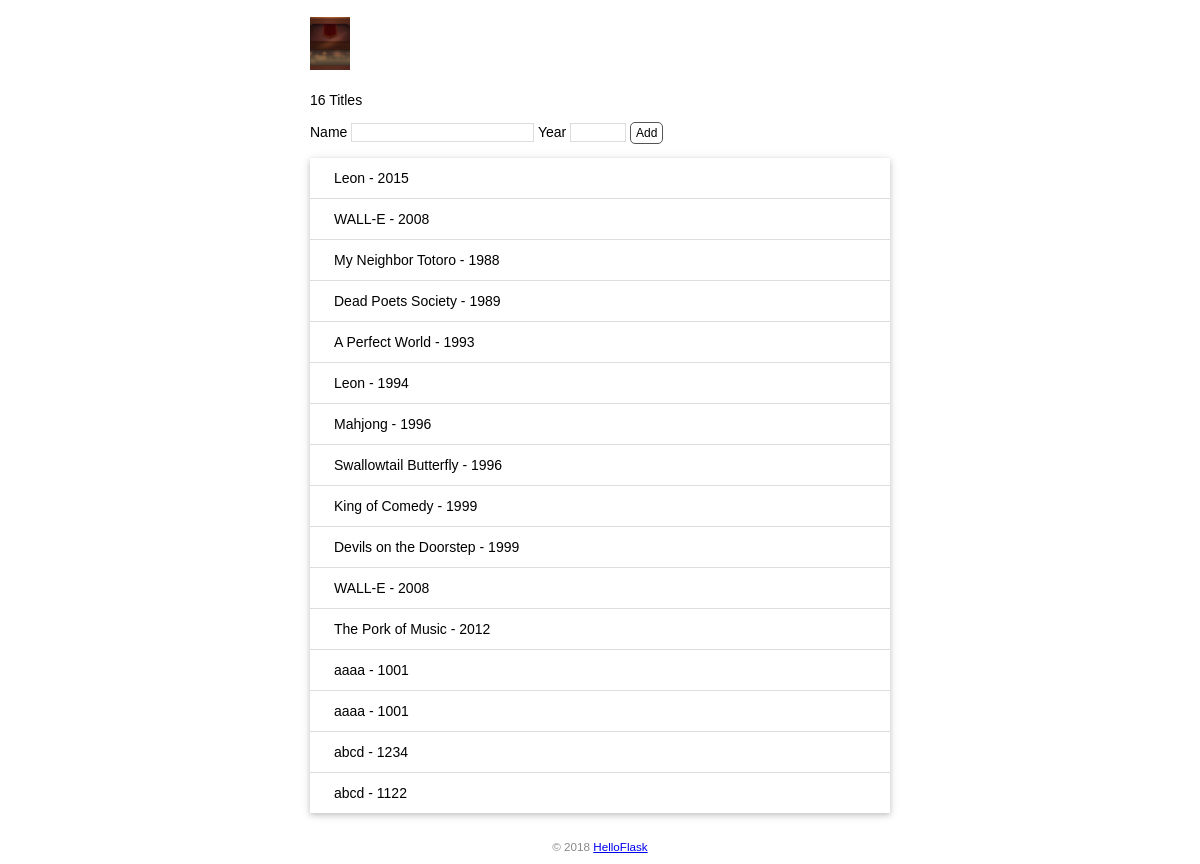
The app's page /index/ with its own data.
### app.py (models this page shows)
class Movie(db.Model):
    id = db.Column(db.Integer, primary_key=True)
    title = db.Column(db.String(60))
    year = db.Column(db.String(4))

### app.py (the view, shortened to what this page needs)
@app.route('/index/', methods=['GET', 'POST'])
def index():
    movies = Movie.query.all()
    return render_template('index.html', movies=movies)

### templates/index.html (shortened to what this page needs)
<!DOCTYPE html>
<html lang="en">
<head>
	<link rel="stylesheet" href="{{ url_for('static', filename='style.css') }}" type="text/css">
</head>
<body>
	<h2>
		<img alt="Avatar" class="avatar" src="{{ url_for('static', filename='image/test.jpg')}}">
	</h2>
	<p>{{movies|length}} Titles</p>
	<form method="post">
		Name <input type="text" name="title" autocomplete="off" required>
		Year <input type="text" name="year" autocomplete="off" required>
		<input type="submit" class="btn" name="submit" value="Add">
	</form>
	<ul class="movie-list">
		{% for movie in movies %}
		<li>{{movie.title}} - {{movie.year}} </li>
		{% endfor %}
	</ul>
	<footer>
		<small>&copy; 2018 <a href="www.baidu.com">HelloFlask</a></small>
	</footer>
</body>
</html>

### static/style.css (style rules this page uses)
body { margin: auto; max-width: 580px; font-size: 14px; font-family: Helvetica, Arial, sans-serif; }
footer { color: #888; margin-top: 15px; text-align: center; padding: 10px; }
input[type=submit] { font-family: inherit; }
input[type=text] { border: 1px solid #ddd; }
input[name=year] { width: 50px; }
.btn { font-size: 12px; padding: 3px 5px; text-decoration: none; cursor: pointer; background-color: white; color: black; border: 1px solid #555555; border-radius: 5px; }
.avatar { width: 40px; }
.movie-list { list-style-type: none; padding: 0; margin-bottom: 10px; box-shadow: 0 2px 5px 0 rgba(0, 0, 0, 0.16), 0 2px 10px 0 rgba(0, 0, 0, 0.12); }
.movie-list li { padding: 12px 24px; border-bottom: 1px solid #ddd; }
.movie-list li:last-child { border-bottom:none; }

### records on screen
Movie: title "Leon", year "2015"
Movie: title "WALL-E", year "2008"
Movie: title "My Neighbor Totoro", year "1988"
Movie: title "Dead Poets Society", year "1989"
Movie: title "A Perfect World", year "1993"
Movie: title "Leon", year "1994"
Movie: title "Mahjong", year "1996"
Movie: title "Swallowtail Butterfly", year "1996"
Movie: title "King of Comedy", year "1999"
Movie: title "Devils on the Doorstep", year "1999"
Movie: title "WALL-E", year "2008"
Movie: title "The Pork of Music", year "2012"
Movie: title "aaaa", year "1001"
Movie: title "aaaa", year "1001"
Movie: title "abcd", year "1234"
Movie: title "abcd", year "1122"

### other values on screen
{{ movies|length }} "16"
